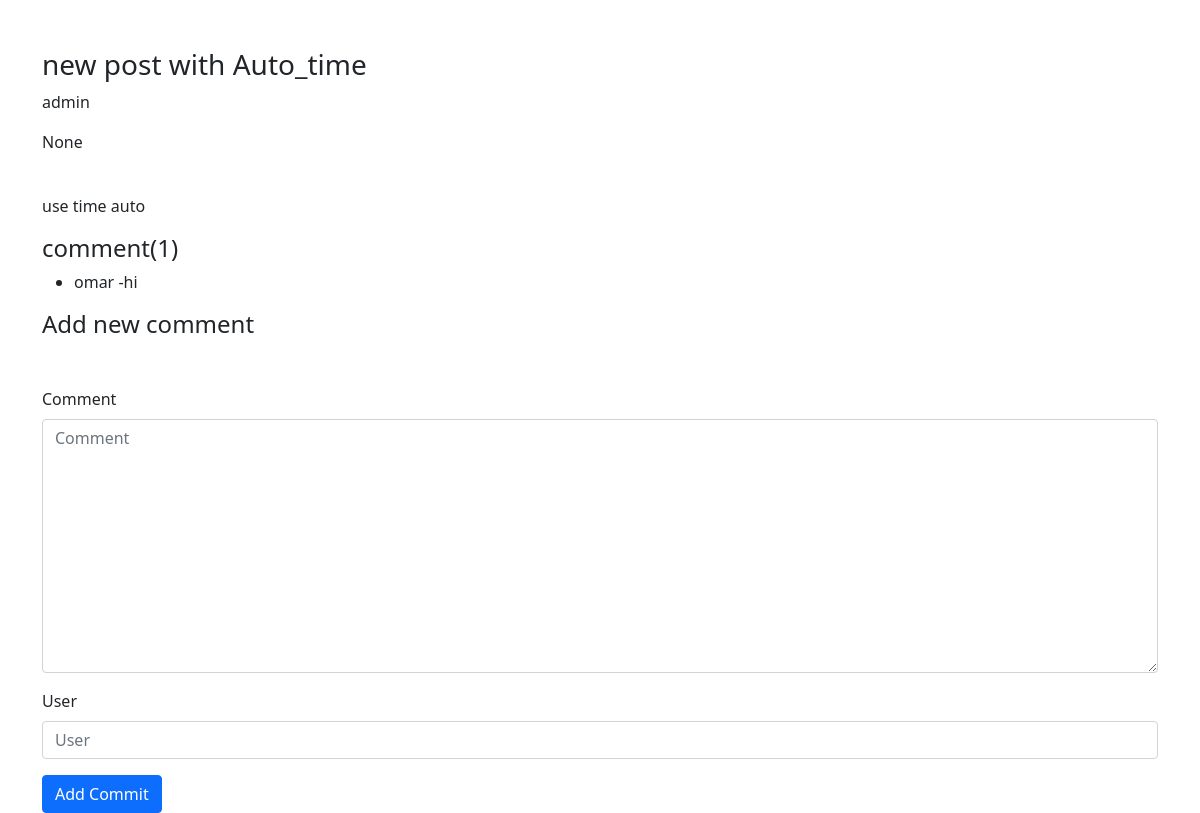
The page /posts/3 on the database as committed earlier.
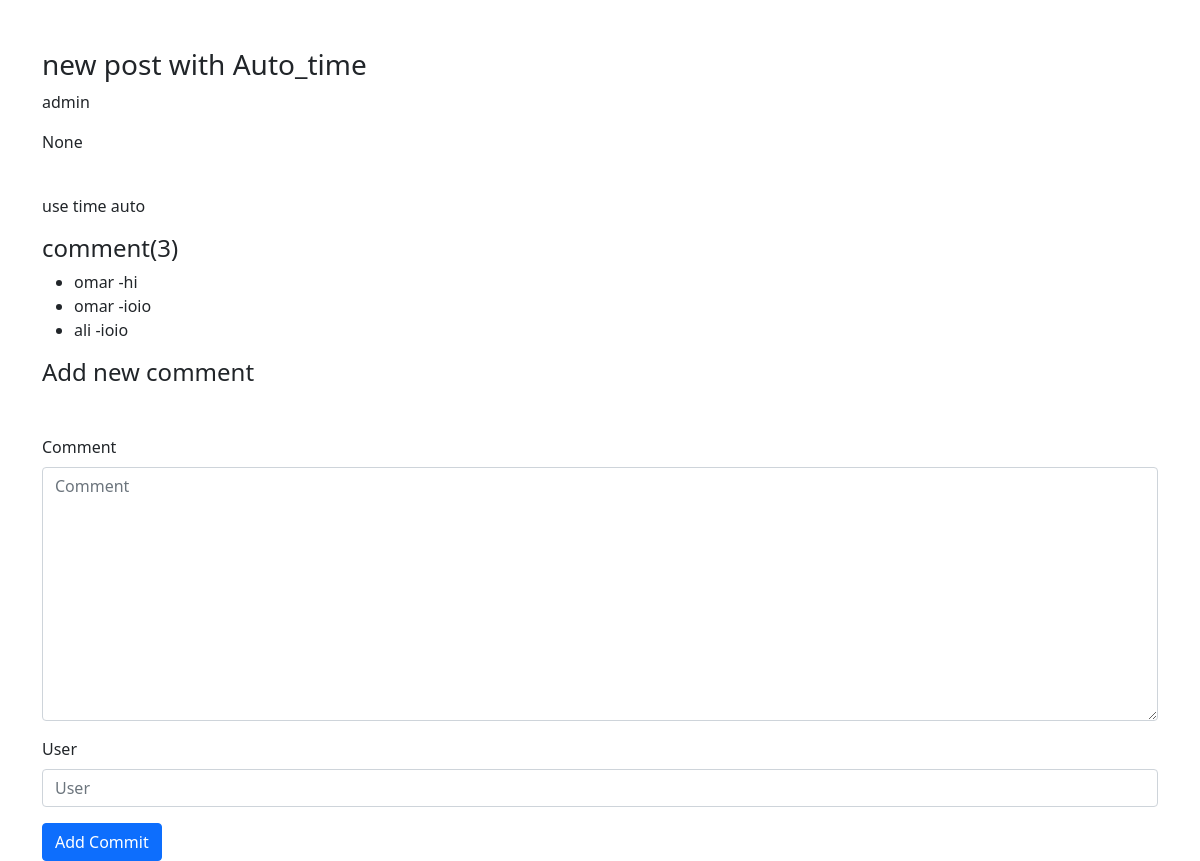
The same page on the database as committed later.
### posts/models.py (models this page shows, shortened)
class Comment(models.Model):
    post=models.ForeignKey(Post,related_name='comment_post',on_delete=models.CASCADE)
    user=models.CharField(max_length=50)
    comment=models.TextField(max_length=300)
    created_at = models.DateTimeField(default=timezone.now)

### posts/views.py (the view)
# urls.py: path('posts/<int:pk>',post_detail),
def post_detail(request,pk):
    data = Post.objects.get(id=pk)
    comments=Comment.objects.filter(post=data)
    if request.method == 'POST':
        form = CommentForm(request.POST)
        if form.is_valid():
            myform = form.save(commit=False)
            myform.post = data
            myform.save()
    else:
        form = CommentForm()
    context = {
        'post' : data,
        'comments':comments,
        'form' : form
    }
    return render (request , 'posts/post_detail.html',context)

### posts/forms.py
class CommentForm(forms.ModelForm):
    class Meta:
       model = Comment
       fields = ['comment','user']

### posts/models.py (called while the page is built)
    def __str__(self):
        return self.title

### posts/templates/posts/post_detail.html (shortened to what this page needs)
{% load django_bootstrap5 %}
<!doctype html>
<html lang="en">
  <head>
    <link href="https://cdn.jsdelivr.net/npm/bootstrap@5.0.2/dist/css/bootstrap.min.css" rel="stylesheet">
  </head>
  <body>
    <div class = "container mt-5">
        <div>
                <h3>{{post}}</h3>
            <P>{{post.author}}</P>
            <P>{{post.category}}</P>
            <P>{{post.content|safe}}</P>
        </div>
        <div>
            <h4>comment({{comments|length}})</h4>
            <ul>{% for comment in comments %}
            <li>{{comment.user}} -{{comment.comment}}</li>
            {%empty%}
            <li>there are no comments</li>
            {% endfor %}
            </ul>
            <h4>Add new comment</h4>
            <form method="post" class="mt-5">
              {% bootstrap_form form %}
              {% bootstrap_button button_type="submit" content="Add Commit" %}
            </form>
        </div>
    </div>
  </body>
</html>

Rows that differ between the two databases and show on the page:
added Comment: user "omar", comment "ioio"
added Comment: user "ali", comment "ioio"
Other text that changed with them:
{{ comments|length }}: "1" → "3"
